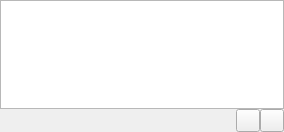
<?xml version="1.0" encoding="UTF-8"?>
<ui version="4.0">
 <class>FolderPage</class>
 <widget class="QWidget" name="FolderPage">
  <property name="geometry">
   <rect>
    <x>0</x>
    <y>0</y>
    <width>284</width>
    <height>132</height>
   </rect>
  </property>
  <layout class="QVBoxLayout" name="vlayout">
   <property name="spacing">
    <number>0</number>
   </property>
   <property name="margin">
    <number>0</number>
   </property>
   <item>
    <widget class="ItemView" name="view"/>
   </item>
   <item>
    <layout class="QHBoxLayout" name="hlayout">
     <property name="spacing">
      <number>0</number>
     </property>
     <property name="margin">
      <number>0</number>
     </property>
     <item>
      <spacer name="horizontalSpacer_2">
       <property name="orientation">
        <enum>Qt::Horizontal</enum>
       </property>
       <property name="sizeHint" stdset="0">
        <size>
         <width>191</width>
         <height>20</height>
        </size>
       </property>
      </spacer>
     </item>
     <item>
      <widget class="SizeWidget" name="sizeWidget"/>
     </item>
     <item>
      <widget class="ToolButton" name="addToPlayQueue"/>
     </item>
     <item>
      <widget class="ToolButton" name="replacePlayQueue"/>
     </item>
    </layout>
   </item>
  </layout>
 </widget>
 <customwidgets>
  <customwidget>
   <class>ItemView</class>
   <extends>QTreeView</extends>
   <header>widgets/itemview.h</header>
  </customwidget>
  <customwidget>
   <class>ToolButton</class>
   <extends>QToolButton</extends>
   <header>widgets/toolbutton.h</header>
  </customwidget>
  <customwidget>
   <class>SizeWidget</class>
   <extends>QWidget</extends>
   <header>widgets/sizewidget.h</header>
  </customwidget>
 </customwidgets>
 <resources/>
 <connections/>
</ui>
